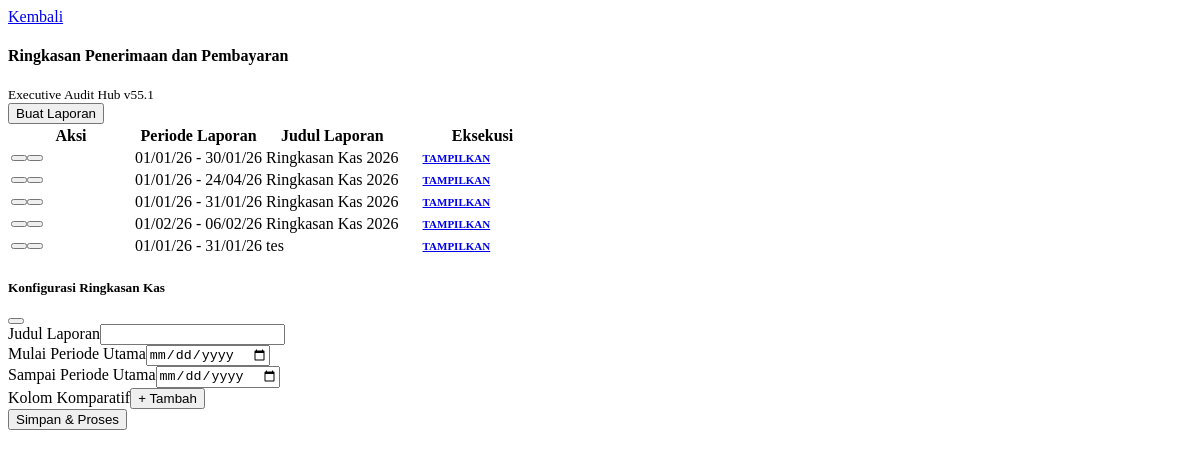
Page /laporan_kas_summary.php on the committed database.
### tables this page shows
CREATE TABLE `laporan_keuangan_setting` (
  `id` int(11) NOT NULL AUTO_INCREMENT,
  `judul_laporan` varchar(255) NOT NULL,
  `deskripsi` text DEFAULT NULL,
  `jenis_laporan` varchar(100) DEFAULT NULL,
  `tgl_mulai` date DEFAULT NULL,
  `tgl_akhir` date DEFAULT NULL,
  `metode` enum('Akrual','Cash Basis') DEFAULT 'Akrual',
  `comp_dates` text DEFAULT NULL,
  `created_by` int(11) DEFAULT NULL,
  `created_at` timestamp NOT NULL DEFAULT current_timestamp(),
  PRIMARY KEY (`id`),
  KEY `idx_jenis_laporan` (`jenis_laporan`),
  KEY `idx_jenis_laporan_sync` (`jenis_laporan`),
  KEY `idx_history_report` (`jenis_laporan`),
  KEY `idx_jenis_laporan_neraca` (`jenis_laporan`),
  KEY `idx_report_neraca` (`jenis_laporan`,`tgl_akhir`)
);

### laporan_kas_summary.php (the view, shortened to what this page needs)
<?php
$view = $_GET['view'] ?? 'hub';
$history = $conn->query("SELECT s.*, u.nama_lengkap as creator FROM laporan_keuangan_setting s LEFT JOIN users u ON s.created_by = u.id WHERE s.jenis_laporan IN ('kas_summary', 'laporan_kas_summary') ORDER BY s.created_at DESC");
?>
<div class="container-fluid py-4 animate__animated animate__fadeIn text-dark">
    <?php if ($view == 'hub'): ?>
        <div class="d-flex justify-content-between align-items-center mb-4 bg-white p-3 rounded-4 shadow-sm border-start border-primary border-4 no-print text-dark text-center">
            <div class="d-flex align-items-center gap-3 text-start">
                <a href="index.php?page=laporan_keuangan&tab=transaksi" class="btn btn-outline-dark rounded-pill px-3 fw-bold shadow-sm small text-uppercase"><i class="fas fa-arrow-left me-1"></i> Kembali</a>
                <div>
                    <h4 class="fw-bold mb-0">Ringkasan Penerimaan dan Pembayaran</h4>
                    <small class="text-muted small uppercase fw-bold">Executive Audit Hub v55.1</small>
                </div>
            </div>
            <button type="button" class="btn btn-primary rounded-pill px-4 fw-bold shadow text-uppercase" onclick="summary_openSetupModal()"><i class="fas fa-plus-circle me-2"></i>Buat Laporan</button>
        </div>
        <div class="card border-0 shadow-sm rounded-4 overflow-hidden bg-white shadow-sm">
            <div class="table-responsive"><table class="table table-hover align-middle mb-0 text-center"><thead class="table-dark small text-uppercase"><tr><th width="120">Aksi</th><th>Periode Laporan</th><th class="text-start ps-5">Judul Laporan</th><th class="pe-4" width="160">Eksekusi</th></tr></thead><tbody>
                <?php if($history && $history->num_rows > 0): while ($row = $history->fetch_assoc()) { ?>
                    <tr><td><div class="btn-group btn-group-sm rounded-pill border bg-white shadow-sm overflow-hidden"><button class="btn btn-white text-warning border-end" data-id="<?= $row['id'] ?>" data-judul="<?= htmlspecialchars($row['judul_laporan'], ENT_QUOTES) ?>" data-start="<?= $row['tgl_mulai'] ?>" data-end="<?= $row['tgl_akhir'] ?>" data-comp='<?= htmlspecialchars($row['comp_dates'], ENT_QUOTES) ?>' onclick='summary_editSetup(this)' title="Ubah"><i class="fas fa-edit"></i></button><button class="btn btn-white text-danger" onclick="summary_deleteReport(<?= $row['id'] ?>)"><i class="fas fa-trash"></i></button></div></td>
                        <td><span class="badge bg-light text-dark border px-3 fw-bold"><?= date('d/m/y', strtotime($row['tgl_mulai'])) ?> - <?= date('d/m/y', strtotime($row['tgl_akhir'])) ?></span></td>
                        <td class="text-start ps-5 fw-bold text-primary"><?= $row['judul_laporan'] ?></td>
                        <td class="pe-4 text-center"><a href="index.php?page=laporan_kas_summary&view=render&id=<?= $row['id'] ?>" class="btn btn-primary btn-oval shadow-sm px-4">Tampilkan</a></td></tr>
                <?php } else: echo "<tr><td colspan='4' class='py-5 text-muted italic'>Belum ada riwayat laporan.</td></tr>"; endif; ?>
            </tbody></table></div>
        </div>
    <?php endif; ?>
</div>
<div class="modal fade" id="modalSummarySetup" tabindex="-1" data-bs-backdrop="static" aria-hidden="true" style="z-index: 9999;"><div class="modal-dialog modal-dialog-centered modal-lg"><form action="index.php?page=laporan_kas_summary" method="POST" id="formSummarySetup" class="modal-content border-0 shadow-lg rounded-4 overflow-hidden text-dark"><input type="hidden" name="action" value="save_summary_local"><input type="hidden" name="id" id="s_id"><input type="hidden" name="metode" value="Akrual"><div class="modal-header bg-primary text-white border-0 p-4"><h5 class="modal-title fw-bold text-white">Konfigurasi Ringkasan Kas</h5><button type="button" class="btn-close btn-close-white shadow-none" data-bs-dismiss="modal"></button></div><div class="modal-body p-4 bg-light text-dark"><div class="mb-3"><label class="small fw-bold text-muted mb-1 uppercase">Judul Laporan</label><input type="text" name="judul" id="s_judul" class="form-control rounded-pill border-0 shadow-sm px-4 py-2" required></div><div class="row g-2 mb-3"><div class="col-6"><label class="small fw-bold text-primary">Mulai Periode Utama</label><input type="date" name="start_date" id="s_start" class="form-control border-0 bg-white rounded-pill px-4 py-2 shadow-sm" required></div><div class="col-6"><label class="small fw-bold text-primary">Sampai Periode Utama</label><input type="date" name="end_date" id="s_end" class="form-control border-0 bg-white rounded-pill px-4 py-2 shadow-sm" required></div></div><div class="border p-3 rounded-4 bg-white mt-3 shadow-sm"><div class="d-flex justify-content-between align-items-center mb-3"><label class="small fw-bold text-secondary mb-0 uppercase">Kolom Komparatif</label><button type="button" class="btn btn-xs btn-outline-primary rounded-pill px-3 fw-bold" onclick="addCompSummary()">+ Tambah</button></div><div id="compSummaryContainer"></div></div></div><div class="modal-footer border-0 p-4 pt-0 bg-light text-center d-block"><button type="submit" class="btn btn-primary w-100 rounded-pill py-3 fw-bold shadow-lg text-uppercase">Simpan & Proses</button></div></form></div></div>

### laporan_kas_summary.php (style rules this page uses)
.btn-oval { border-radius: 50px !important; padding-left: 20px !important; padding-right: 20px !important; font-weight: 700; text-transform: uppercase; font-size: 11px; }

### rows in the picture
laporan_keuangan_setting: tgl_mulai "01/01/26", tgl_akhir "30/01/26", judul_laporan "Ringkasan Kas 2026"
laporan_keuangan_setting: tgl_mulai "01/01/26", tgl_akhir "24/04/26", judul_laporan "Ringkasan Kas 2026"
laporan_keuangan_setting: tgl_mulai "01/01/26", tgl_akhir "31/01/26", judul_laporan "Ringkasan Kas 2026"
laporan_keuangan_setting: tgl_mulai "01/02/26", tgl_akhir "06/02/26", judul_laporan "Ringkasan Kas 2026"
laporan_keuangan_setting: tgl_mulai "01/01/26", tgl_akhir "31/01/26", judul_laporan "tes"
